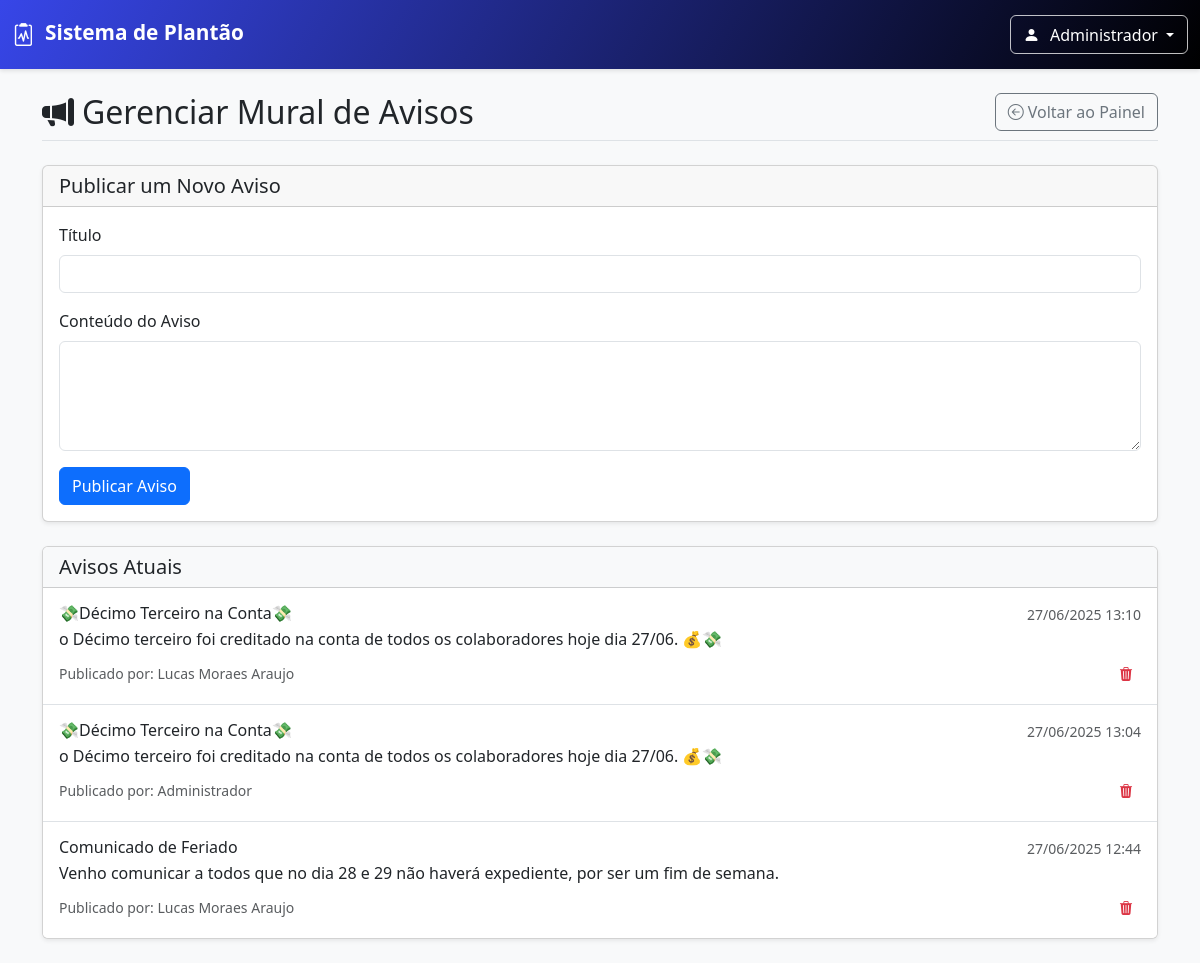
The app's page /admin/notices (signed in), older data.
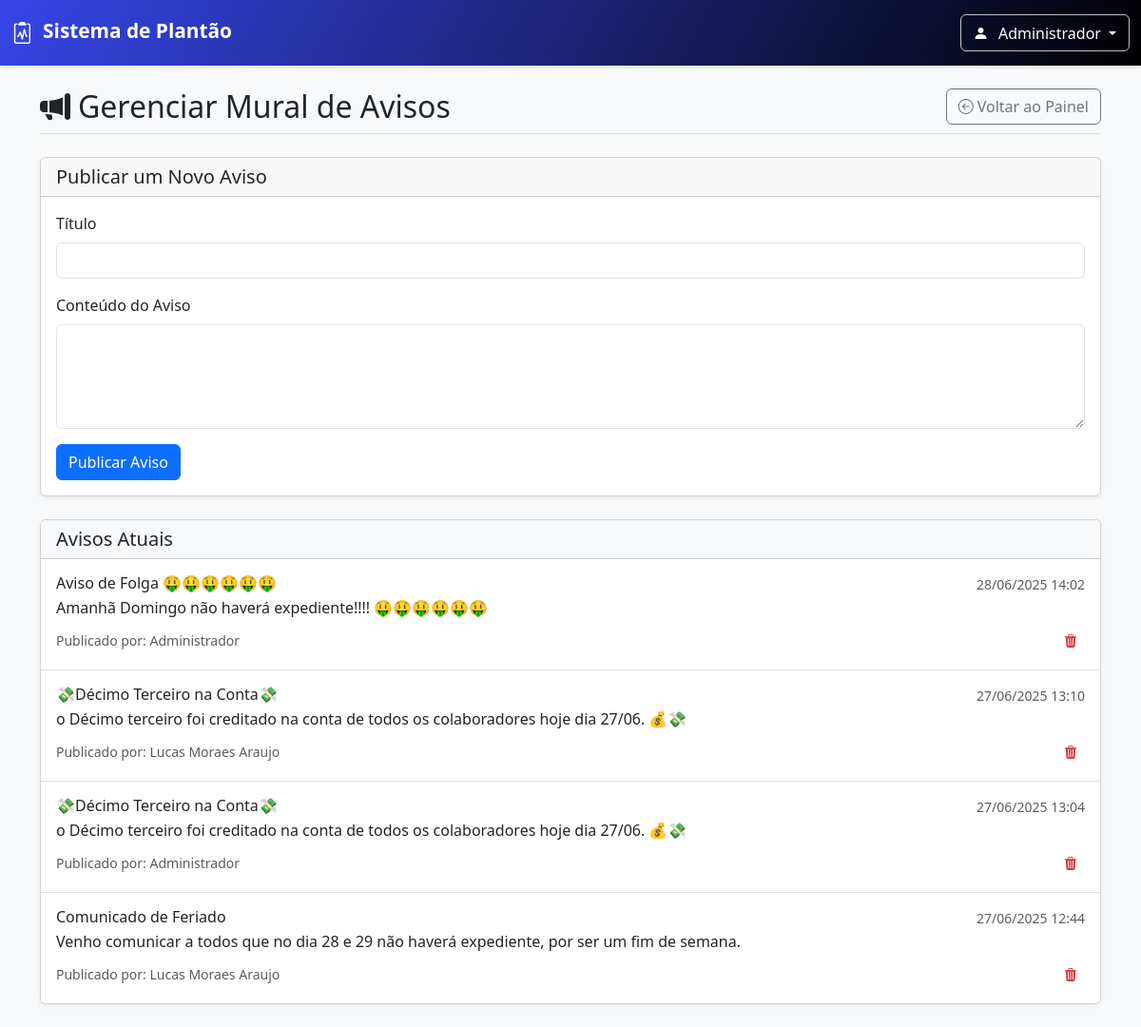
The same page, newer data.
### db.py (models this page shows, shortened)
class User(db.Model, UserMixin):
    __tablename__ = 'users'
    id = db.Column(db.Integer, primary_key=True)
    name = db.Column(db.String(100), nullable=False)
    username = db.Column(db.String(50), unique=True, nullable=False)
    password = db.Column(db.String(200), nullable=False)
    profile = db.Column(db.String(200), nullable=False)
    email = db.Column(db.String(120), unique=True, nullable=False)
    is_active = db.Column(db.Boolean, default=True, nullable=False)
    creation_date = db.Column(db.DateTime, nullable=False, default=datetime.utcnow)
    last_login = db.Column(db.DateTime, nullable=True)
    forms = db.relationship('Form', back_populates='worker', lazy='dynamic')

class Notice(db.Model):
    __tablename__ = 'notices'
    id = db.Column(db.Integer, primary_key=True)
    title = db.Column(db.String(100), nullable=False)
    content = db.Column(db.Text, nullable=False)
    date_registry = db.Column(db.DateTime, nullable=False, default=datetime.utcnow)
    author_id = db.Column(db.Integer, db.ForeignKey('users.id'), nullable=False)
    author = db.relationship('User', backref='notices')

### routes/admin.py (the view, shortened to what this page needs)
@admin_bp.route("/notices", methods=["GET", "POST"])
@login_required
def manage_notices():
    if "ADMIN" not in current_user.profile:
        flash("Acesso negado.", "danger")
        return redirect(url_for("main.panel"))
    notices_query = db.select(Notice).order_by(Notice.date_registry.desc())
    notices_list = db.session.execute(notices_query).scalars().all()
    return render_template("manage_notices.html", notices=notices_list)

### routes/util.py (called while the page is built, shortened)
def format_date_filter(value, target_tz_str='Etc/GMT+3', format_str='%d/%m/%Y'):
    if value is None:
        return "N/A"
    if isinstance(value, date) and not isinstance(value, datetime):
        return value.strftime(format_str)
    dt_object = None
    if isinstance(value, datetime):
        dt_object = value
    if not isinstance(dt_object, datetime):
        return value
    dt_object_utc = dt_object.replace(tzinfo=timezone.utc) if dt_object.tzinfo is None else dt_object.astimezone(timezone.utc)
    try:
        target_tz = ZoneInfo(target_tz_str)
        local_dt = dt_object_utc.astimezone(target_tz)
        return local_dt.strftime(format_str)
    except Exception as e:
        print(f"AVISO: Erro na conversão de fuso ou formatação: {e}. Formatando como UTC.")
        return dt_object_utc.strftime(format_str)

### templates/manage_notices.html (shortened to what this page needs)
{% extends "navbar.html" %}
{% block content %}
<div class="container py-4">
    <div class="d-flex justify-content-between align-items-center mb-4 pb-2 border-bottom">
        <h1 class="h2 mb-0"><i class="bi bi-megaphone-fill me-2"></i>Gerenciar Mural de Avisos</h1>
        <a href="{{ url_for('main.panel') }}" class="btn btn-outline-secondary"><i
                class="bi bi-arrow-left-circle me-1"></i>Voltar ao Painel</a>
    </div>
    <div class="card shadow-sm mb-4">
        <div class="card-header">
            <h5 class="mb-0">Publicar um Novo Aviso</h5>
        </div>
        <div class="card-body">
            <form method="POST">
                <div class="mb-3">
                    <label for="title" class="form-label">Título</label>
                    <input type="text" class="form-control" id="title" name="title" required>
                </div>
                <div class="mb-3">
                    <label for="content" class="form-label">Conteúdo do Aviso</label>
                    <textarea class="form-control" id="content" name="content" rows="4" required></textarea>
                </div>
                <button type="submit" class="btn btn-primary">Publicar Aviso</button>
            </form>
        </div>
    </div>
    <div class="card shadow-sm">
        <div class="card-header bg-light">
            <h5 class="mb-0">Avisos Atuais</h5>
        </div>
        <div class="list-group list-group-flush">
            {% for notice in notices %}
            <div class="list-group-item p-3">
                <div class="d-flex w-100 justify-content-between">
                    <h6 class="mb-1">{{ notice.title }}</h6>
                    <small class="text-muted">{{ notice.date_registry | format_date_time }}</small>
                </div>
                <p class="mb-1">{{ notice.content }}</p>
                <div class="d-flex justify-content-between align-items-center mt-2">
                    <small class="text-muted">Publicado por: {{ notice.author.name }}</small>
                    <form method="POST" action="{{ url_for('admin.delet_notice', notice_id=notice.id) }}"
                        onsubmit="return confirm('Tem certeza que deseja deletar este aviso?');">
                        <button type="submit" class="btn btn-sm btn-outline-danger border-0" title="Deletar Aviso">
                            <i class="bi bi-trash3-fill"></i>
                        </button>
                    </form>
                </div>
            </div>
            {% else %}
            <div class="list-group-item p-4 text-center text-muted">
                <i class="bi bi-info-circle me-2"></i>Nenhum aviso publicado no momento.
            </div>
            {% endfor %}
        </div>
    </div>
</div>
{% endblock %}

### templates/navbar.html (shortened to what this page needs)
<!DOCTYPE html>
<html lang="pt-br">
<head>
    <link href="https://cdn.jsdelivr.net/npm/bootstrap@5.3.3/dist/css/bootstrap.min.css" rel="stylesheet">
    <link rel="stylesheet" href="https://cdn.jsdelivr.net/npm/bootstrap-icons@1.11.3/font/bootstrap-icons.min.css">
    <link rel="stylesheet" href="{{ url_for('static', filename='main.css') }}">
</head>
<body>
    {% if current_user.is_authenticated %}
    <nav class="navbar navbar-expand-lg navbar-dark shadow-sm navbar-custom no-print">
        <div class="container-fluid">
            <a class="navbar-brand navbar-brand-custom" href="{{ url_for('main.panel') }}">
                <i class="bi bi-clipboard2-pulse"></i> Sistema de Plantão
            </a>
            <div class="d-flex align-items-center ms-auto">
                <div class="dropdown">
                    <button class="btn dropdown-toggle user-dropdown-button" type="button" id="userDropdownGlobal"
                        data-bs-toggle="dropdown" aria-expanded="false">
                        <i class="bi bi-person-fill"></i> {{ current_user.name }}
                    </button>
                </div>
            </div>
        </div>
    </nav>
    {% endif %}
    {% block content %}{% endblock %}
</body>
</html>

### static/main.css (style rules this page uses)
body { background-color: #f8f9fa; }
.navbar-brand-custom { font-weight: 600; font-size: 1.3rem; }
.navbar-brand-custom .bi { vertical-align: -0.125em; margin-right: 0.3rem; font-size: 1.1em; }
.user-dropdown-button { background-color: transparent; border: 1px solid rgba(255, 255, 255, 0.6); color: #fff; font-weight: 500; border-radius: 0.375rem; padding: 0.4rem 0.8rem; }
.user-dropdown-button .bi { margin-right: 0.4rem; }
.navbar-custom { background-image: linear-gradient(120deg, #3746e8 0%, #000000 100%); padding-top: 0.75rem; padding-bottom: 0.75rem; transition: background-image 0.3s ease-in-out; }
.navbar-custom .navbar-brand, .navbar-custom .nav-link, .navbar-custom .user-dropdown-button { color: #ffffff; }
.navbar-custom .user-dropdown-button { border-color: rgba(255, 255, 255, 0.75); }
.navbar-custom.shadow-sm { box-shadow: 0 0.125rem 0.25rem rgba(0, 0, 0, 0.1) !important; }

Row changes from the older to the newer data that the page shows:
added Notice: title "Aviso de Folga 🤑🤑🤑🤑🤑🤑", date_registry "28/06/2025 14:02", content "Amanhã Domingo não haverá expediente!!!! 🤑🤑🤑🤑🤑🤑", author.name "Administrador"
